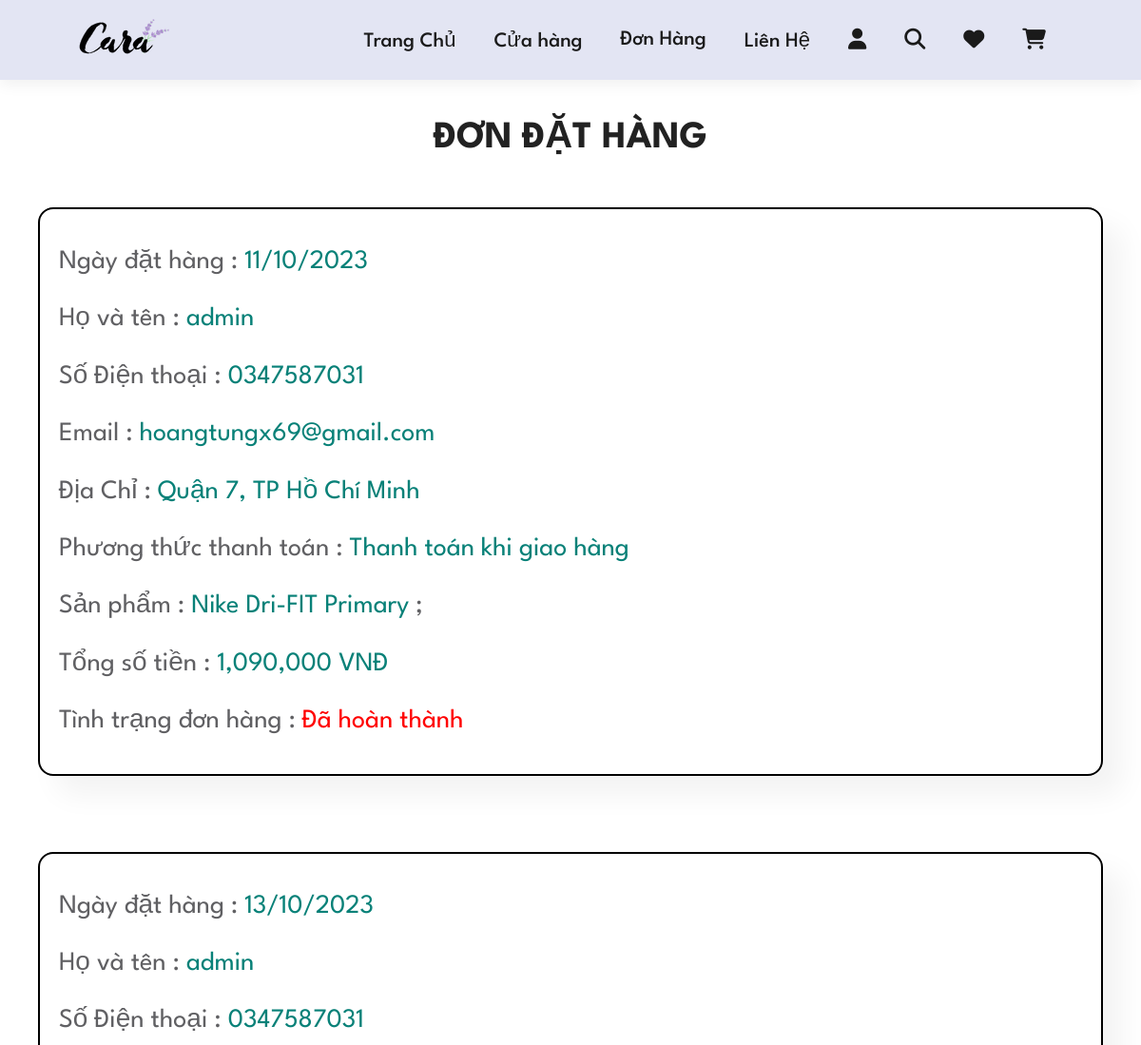
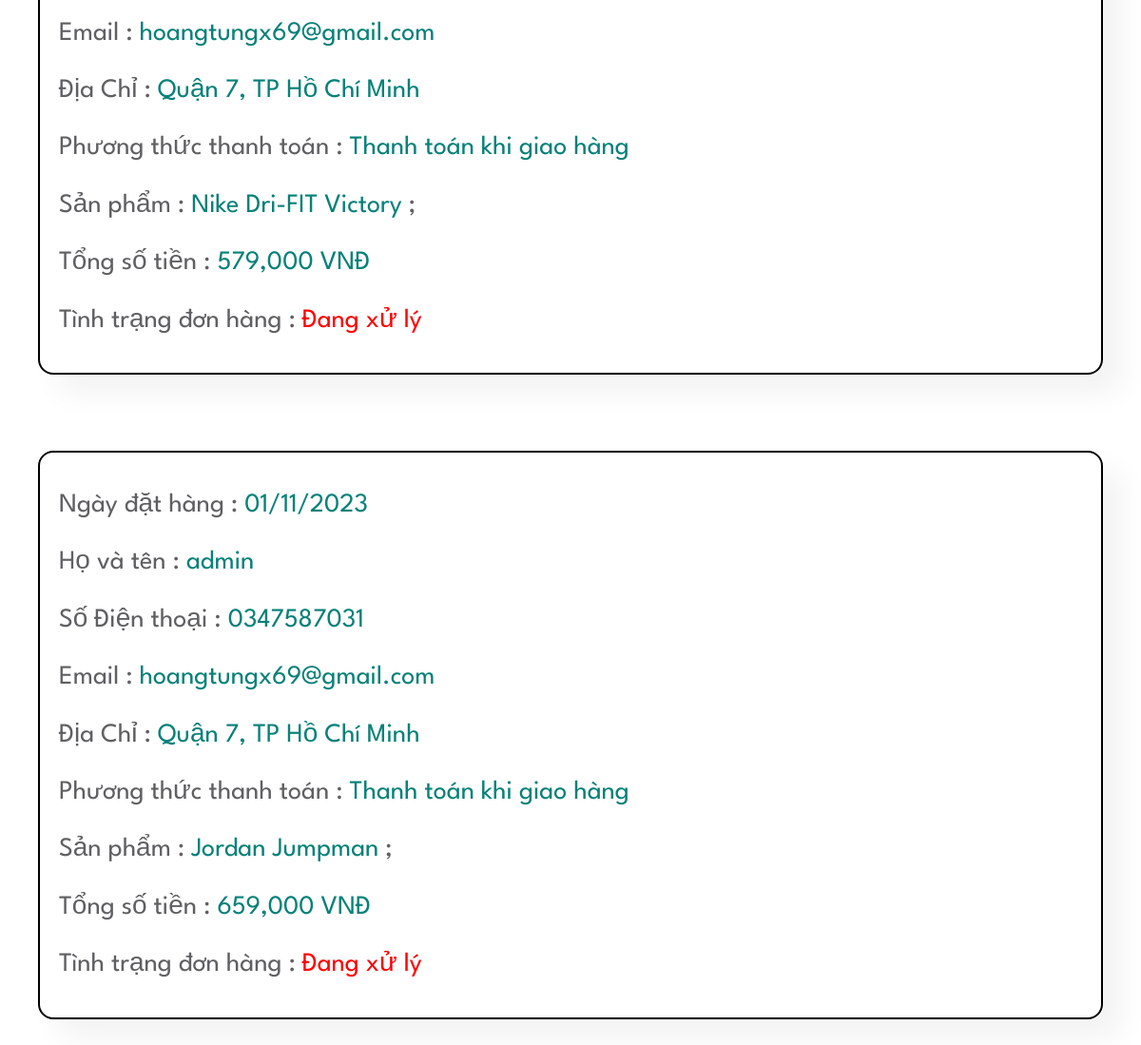
Page /purchaseorder.php (signed in) on the committed database (2 pictures, top to bottom).
### tables this page shows
CREATE TABLE `tbl_donhang` (
  `MaDH` varchar(20) NOT NULL,
  `MaKH` varchar(20) DEFAULT NULL,
  `Email` text NOT NULL,
  `HovaTen` text NOT NULL,
  `SoDienThoai` varchar(10) NOT NULL,
  `DiaChi` text NOT NULL,
  `PhuongThucThanhToan` text NOT NULL,
  `TongTien` int(11) NOT NULL,
  `TinhTrangDH` text NOT NULL,
  `TrangThaiDH` tinyint(1) NOT NULL,
  `NgayDatHang` date DEFAULT NULL
);

CREATE TABLE `tbl_chitietdonhang` (
  `MaDH` varchar(20) NOT NULL,
  `MaSP` varchar(20) NOT NULL,
  `TenSP` text NOT NULL,
  `KichThuoc` text NOT NULL,
  `SoLuong` int(11) NOT NULL,
  `DonGia` int(11) NOT NULL,
  `ThanhTien` int(11) NOT NULL
);

### controllers/purchaseorder.ctl.php (called while the page is built, shortened)
<?php
require_once('modules/db.php');
require_once('models/purchaseorder.model.php');
class PurchaseOrderController
{
    private static PurchaseOrderModel $PurchaseOrderModel;
    private static function init():void
    {
        self::$PurchaseOrderModel = new PurchaseOrderModel(DB());
    }
    public static function Render() {
        $makh = $_SESSION['user']['MaKH']??'';
        if(isset($_SESSION['user']))
        {
            $donhangs = self::$PurchaseOrderModel->getPurchaseOrder($makh);
            $listsanphamchitiet = array();
            foreach($donhangs as $dh)
            {
                $sanphamdonhangs = self::$PurchaseOrderModel->getProductinPucharseOrderDetail($dh->getMaDH());
            }
        }
        require_once('views/layout.php');
    }
}

### purchaseorder.php (called while the page is built, shortened)
<?php
require_once('controllers/purchaseorder.ctl.php');
PurchaseOrderController::Render();

### models/purchaseorder.model.php (called while the page is built, shortened)
<?php
require_once('models/DTOs/donhang.php');
require_once('models/DTOs/chitietdonhang.php');
class PurchaseOrderModel
{
    protected PDO $db;
    public function __construct($db)
    {
        $this->db = $db;
    }
    public function getPurchaseOrder($MaKH)
    {
        try {
            $stmt = 'SELECT *
                     FROM tbl_donhang
                     WHERE MaKH = ? and TrangThaiDH = 1';
            $prepare = $this->db->prepare($stmt);
            $prepare->execute([$MaKH]);
            $PurchaseOrder = array();
            while ($result = $prepare->fetch(PDO::FETCH_ASSOC)) {
                $ngaysql = DateTime::createFromFormat('Y-m-d',$result['NgayDatHang']);
                $ngaycd = $ngaysql->format('d/m/Y');
                $po = new donhang($result['MaDH'], $result['MaKH'],$result['Email'], $result['HovaTen'], $result['SoDienThoai'],
                $result['DiaChi'], $result['PhuongThucThanhToan'], $result['TongTien'], $result['TinhTrangDH'], $result['TrangThaiDH'], $ngaycd);
                array_push($PurchaseOrder, $po);
            }
            return $PurchaseOrder;
        } catch (PDOException $e) {
            return $e->getMessage();
        }
    }
    public function getProductinPucharseOrderDetail($MaDH)
    {
        try {
            $stmt = 'SELECT MaDH, MaSP, TenSP, KichThuoc,SoLuong, DonGia, ThanhTien
                     FROM tbl_chitietdonhang
                     WHERE MaDH = ?';
            $prepare = $this->db->prepare($stmt);
            $prepare->execute([$MaDH]);
            $opdetail = array();
            while ($result = $prepare->fetch(PDO::FETCH_ASSOC)) {
                $opd = new chitietdonhang($result['MaDH'], $result['MaSP'], $result['TenSP'], $result['KichThuoc'], $result['SoLuong'], $result['DonGia'], $result['ThanhTien']);
                array_push($opdetail, $opd);
            }
            return $opdetail;
        } catch (PDOException $e) {
            return $e->getMessage();
        }
    }
}

### models/DTOs/donhang.php (called while the page is built, shortened)
<?php
class donhang
{
	private $MaDH;
    private $Email;
	private $HovaTen;
	private $SoDienThoai;
	private $DiaChi;
	private $PhuongThucThanhToan;
	private $TongTien;
	private $TinhTrangDH;
    private $NgayDatHang;
    public function getMaDH()
    {
        return $this->MaDH;
    }
    public function getEmail()
    {
        return $this->Email;
    }
    public function getHovaTen()
    {
        return $this->HovaTen;
    }
    public function getSoDienThoai()
    {
        return $this->SoDienThoai;
    }
    public function getDiaChi()
    {
        return $this->DiaChi;
    }
    public function getPhuongThucThanhToan()
    {
        return $this->PhuongThucThanhToan;
    }
    public function getTongTien()
    {
        return $this->TongTien;
    }
    public function getTinhTrangDH()
    {
        return $this->TinhTrangDH;
    }
    public function getNgayDatHang()
    {
        return $this->NgayDatHang;
    }
	function __construct($MaDH,$MaKH, $Email, $HovaTen,$SoDienThoai,$DiaChi,$PhuongThucThanhToan,$TongTien,$TinhTrangDH,$TrangThaiDH, $NgayDatHang){
		$this->MaDH = $MaDH;
        $this->Email = $Email;
		$this->HovaTen = $HovaTen;
		$this->SoDienThoai = $SoDienThoai;
		$this->DiaChi = $DiaChi;
		$this->PhuongThucThanhToan = $PhuongThucThanhToan;
		$this->TongTien = $TongTien;
		$this->TinhTrangDH = $TinhTrangDH;
        $this->NgayDatHang = $NgayDatHang;
	}
}
?>

### models/DTOs/chitietdonhang.php (called while the page is built, shortened)
<?php
class chitietdonhang
{
	private $MaDH;
	private $TenSP;
    public function getMaDH()
    {
        return $this->MaDH;
    }
    public function getTenSP()
    {
        return $this->TenSP;
    }
	function __construct($MaDH,$MaSP,$TenSP, $KichThuoc, $SoLuong,$DonGia,$ThanhTien){
		$this->MaDH = $MaDH;
		$this->TenSP = $TenSP;
        $this->TenSP = $TenSP;
	}
}
?>

### views/purchaseorder.tmpl.php (the view, shortened to what this page needs)
<section class="placed-orders">
   <h1 class="title">Đơn Đặt hàng</h1>
   <div class="box-container">
    <?php
        if(!empty($donhangs))
        {
            foreach ($donhangs as $donhang) {
                echo '<div class="box">
                <p> Ngày đặt hàng : <span>'.$donhang->getNgayDatHang().'</span> </p>
                <p> Họ và tên : <span>'.$donhang->getHovaTen().'</span> </p>
                <p> Số Điện thoại : <span>'.$donhang->getSoDienThoai().'</span> </p>
                <p> Email : <span>'.$donhang->getEmail().'</span> </p>
                <p> Địa Chỉ : <span>'.$donhang->getDiaChi().'</span> </p>
                <p> Phương thức thanh toán : <span>'.$donhang->getPhuongThucThanhToan().'</span> </p>
                <p> Sản phẩm :';
            foreach ($listsanphamchitiet as $sanphamdh) {
                if($donhang->getMaDH() == $sanphamdh->getMaDH())
                {
                    echo ' <span>'.$sanphamdh->getTenSP().'</span> ;';
                }
            }
                echo '</p>';
                echo '<p> Tổng số tiền : <span>'.number_format($donhang->getTongTien()).' VNĐ</span> </p>
                <p> Tình trạng đơn hàng : <span style="color: red;">'.$donhang->getTinhTrangDH().'</span> </p>
             </div>';
            }
        }
    ?>
   </div>
</section>

### static/css/style.css (style rules this page uses)
* { margin: 0px; padding: 0px; box-sizing: border-box; font-family: "League Spartan", sans-serif; }
h1 { font-size: 66px; line-height: 64px; color: #222; }
p { font-size: 25px; color: #465b52; margin: 15px 0px 20px 0px; }
body { width: 100%; }
.placed-orders .box-container { padding: 20px 40px; margin-bottom: 20px; }
.placed-orders .title { text-align: center; margin: 30px 0px 20px 0px; text-transform: uppercase; font-size: 40px; }
.placed-orders .box-container .box { padding: 20px; display: block; border: 2px solid #000; background-color: white; box-shadow: 20px 20px 30px rgba(0, 0, 0, 0.05); border-radius: 16px; margin-bottom: 10vh; }
.placed-orders .box-container .box p { margin: 10px 0; line-height: 1.8; font-size: 28px; color: #606063; }
.placed-orders .box-container .box p span { color: #088178; }

### rows in the picture
tbl_donhang: NgayDatHang "11/10/2023", HovaTen "admin", SoDienThoai "0347587031", Email "hoangtungx69@gmail.com", DiaChi "Quận 7, TP Hồ Chí Minh", PhuongThucThanhToan "Thanh toán khi giao hàng", TongTien "1,090,000", TinhTrangDH "Đã hoàn thành"
tbl_chitietdonhang: TenSP "Nike Dri-FIT Primary"
tbl_donhang: NgayDatHang "13/10/2023", HovaTen "admin", SoDienThoai "0347587031", Email "hoangtungx69@gmail.com", DiaChi "Quận 7, TP Hồ Chí Minh", PhuongThucThanhToan "Thanh toán khi giao hàng", TongTien "579,000", TinhTrangDH "Đang xử lý"
tbl_chitietdonhang: TenSP "Nike Dri-FIT Victory"
tbl_donhang: NgayDatHang "01/11/2023", HovaTen "admin", SoDienThoai "0347587031", Email "hoangtungx69@gmail.com", DiaChi "Quận 7, TP Hồ Chí Minh", PhuongThucThanhToan "Thanh toán khi giao hàng", TongTien "659,000", TinhTrangDH "Đang xử lý"
tbl_chitietdonhang: TenSP "Jordan Jumpman"
